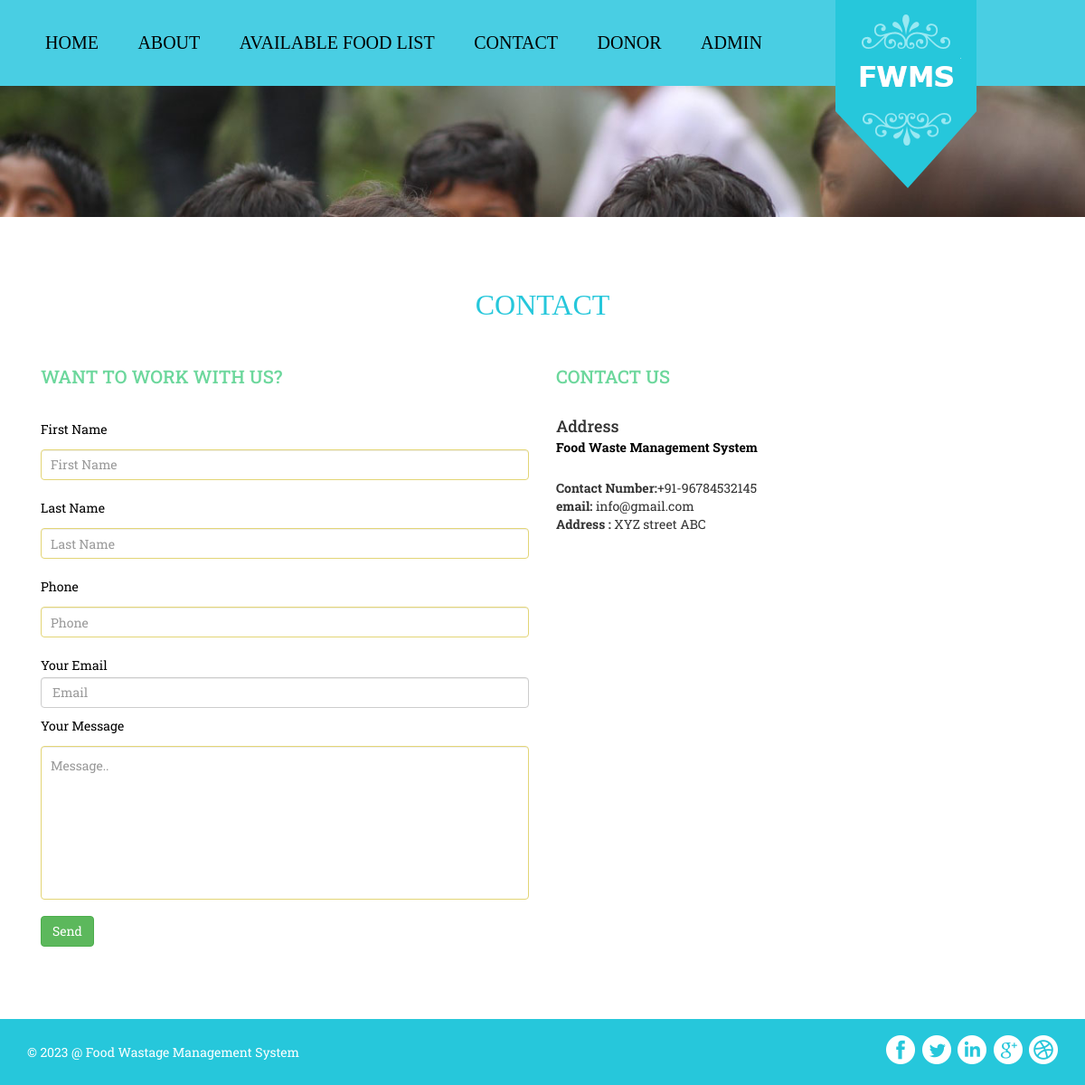
Screenshot of /fwms/contact.php with the database file from the repository.
### tables this page shows
CREATE TABLE `tblpages` (
  `ID` int(11) NOT NULL,
  `PageType` varchar(200) DEFAULT NULL,
  `PageTitle` mediumtext DEFAULT NULL,
  `PageDescription` mediumtext DEFAULT NULL,
  `UpdationDate` timestamp NULL DEFAULT NULL ON UPDATE current_timestamp()
);

### fwms/contact.php (the view, shortened to what this page needs)
<!DOCTYPE html>
<html>
<head>
<link href="css/bootstrap.css" rel='stylesheet' type='text/css' />
<link href="css/style.css" rel="stylesheet" type="text/css" media="all" />
</head>
<body>
<?php include_once("includes/header.php");?>
<div class="banner page-head">
</div>
<div class="contact">
	<div class="container">
		<div class="contact-header">
			<h3>CONTACT</h3>
		</div>
		<div class="contact-gds">
			<div class="col-md-6 contact-top">
				<h3>Want to work with us?</h3>
				<form action="#" method="post">
					<div class="con-text">
						<span>First Name </span>
						<input type="text" class="form-control" placeholder="First Name" required="" name="fname">
					</div>
					<div class="con-text">
						<span>Last Name </span>
						<input type="text" class="form-control" placeholder="Last Name" required="" name="lname">
					</div>
					<div class="con-text">
						<span>Phone </span>
						<input type="text" class="form-control" placeholder="Phone" required="" name="phone" pattern="[0-9]+" maxlength="10">
					</div>
					<div class="con-text">
					  <span>Your Email </span>
					  <input type="email" class="form-control" placeholder="Email" required="" name="email">
					</div>
					<div class="con-text">
					  <span>Your Message</span>
					  <textarea class="form-control" rows="3" placeholder="Message.." required="" name="message"></textarea>
					</div>
					<button type="submit" class="btn btn-success" type="submit" name="submit">Send</button>
			</div></form>
			<div class="col-md-6 contact-top">
				<?php
$ret=mysqli_query($con,"select * from tblpages where PageType='contactus' ");
while ($row=mysqli_fetch_array($ret)) {
?>
				<h3 class="info"> <?php  echo $row['PageTitle'];?></h3>
					<h4 class="mb-lg-3 mb-2">Address </h4>
                     <p><?php  echo $row['PageDescription'];?></p>
			</div><?php } ?>
			<div class="clearfix"> </div>
		</div>
	</div>
</div>
<?php include_once("includes/footer.php");?>
</body>
</html>

### fwms/css/style.css (style rules this page uses)
body { margin:0; padding:0; background:#fff; font-family: 'Roboto Slab', serif; }
h1,h2,h3,h4,h5,h6 { margin:0; }
p { margin:0; }
.banner { background:url(../images/banner4.jpg) no-repeat 0px 0px; background-size:cover; -webkit-background-size: cover; -o-background-size: cover; -ms-background-size: cover; -moz-background-size: cover; min-height: 670px; }
.page-head { min-height: 145px !important; }
.contact { padding: 80px 0; }
.contact-header h3 { text-align: center; margin: 0; font-size: 32px; font-family: 'Droid Serif', serif; color: #26c7db; }
.contact-gds { margin-top:50px; }
.contact-top div input[type="text"],.contact-top div textarea { width: 100%; padding: 11px 10px; margin: 10px 0 18px 0; background: none; outline: none; border: 1px solid #e3d576; -webkit-appearance: none; }
.contact-top p { margin: 0 0 23px 0; color: #000; font-size: 14px; line-height: 1.8em; }
.con-text span { margin-bottom:10px; color: #000; font-size: 14px; line-height: 1.8em; }
.contact-top div textarea { height: 170px; resize: none; }
.con-text { margin-top: 0.5em; }
.contact-top h3 { text-transform:uppercase; margin: 0 0 35px 0; font-size: 20px; color: #6cd79c; }
.container:after { content: "\0020"; display: block; height: 0; clear: both; visibility: hidden; }
.clearfix:before, .clearfix:after, .row:before, .row:after { content: '\0020'; display: block; overflow: hidden; visibility: hidden; width: 0; height: 0; }
.row:after, .clearfix:after { clear: both; }
@media (max-width: 1440px) { .banner { min-height: 638px; } }
@media (max-width: 1366px) { .banner { min-height: 607px; } }
@media (max-width: 1280px) { .banner { min-height: 565px; } }

### rows the page displays
tblpages: PageTitle "CONTACT US", PageDescription "Food Waste Management System Contact Number: +91-96784532145 email: info@gmail.com Address : XYZ street ABC"
